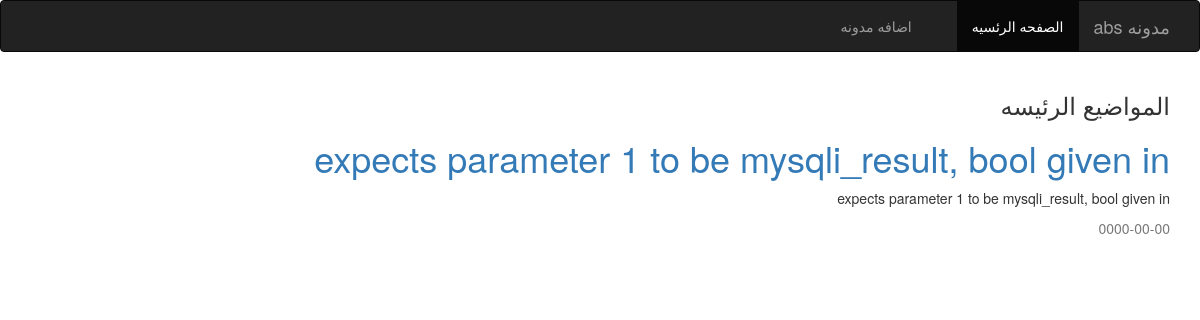
The page /post.php?id=1 on the database its author committed.
### tables this page shows
CREATE TABLE `post` (
  `id` int(11) NOT NULL,
  `titel` varchar(255) NOT NULL,
  `coment` varchar(255) NOT NULL,
  `created` date NOT NULL
);

### post.php (the view)
<?php
include 'config.php';
 include 'header.php';
?>
<div class="container">
    <h3>المواضيع الرئيسه</h3>
    <?php
    if(isset($_GET['id'])   AND    $_GET ['id'] > 0 ){
        $id = trim(intval(abs($_GET['id']  )));
    $posts=mysqli_query($db_connect , "select * from post  where id='$id'");
    if(mysqli_num_rows($posts) > 0){
        $post = mysqli_fetch_array($posts);
        echo "
        <div>
        <a href='edit.php?id=$post[id]'>
        <h1> $post[titel]</h1>
        </a>
        <p>
        " .nl2br ( $post['coment'] ) . "
        </p>
        <p class='text-muted' >
        $post[created]
        </p>
        </div>
        ";} else{
        echo " <p class='alert alert-info'> لايوجد بيانات </p>";
        }
    }
    ?>
         </div>
 <?php include 'footer.php' ?>

### rows shown on the page
post: titel "expects parameter 1 to be mysqli_result, bool given in", coment "expects parameter 1 to be mysqli_result, bool given in", created "0000-00-00"
